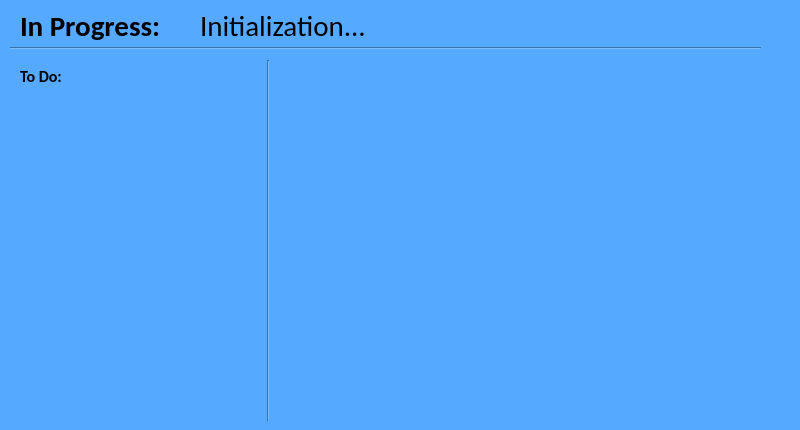
<?xml version="1.0" encoding="UTF-8"?>
<ui version="4.0">
 <class>Form</class>
 <widget class="QWidget" name="Form">
  <property name="geometry">
   <rect>
    <x>0</x>
    <y>0</y>
    <width>800</width>
    <height>430</height>
   </rect>
  </property>
  <property name="windowTitle">
   <string>Form</string>
  </property>
  <property name="styleSheet">
   <string notr="true">background-color: rgb(85, 170, 255);</string>
  </property>
  <widget class="QLabel" name="label">
   <property name="geometry">
    <rect>
     <x>20</x>
     <y>10</y>
     <width>321</width>
     <height>31</height>
    </rect>
   </property>
   <property name="font">
    <font>
     <family>Calibri</family>
     <pointsize>22</pointsize>
     <weight>75</weight>
     <bold>true</bold>
    </font>
   </property>
   <property name="text">
    <string>In Progress:</string>
   </property>
  </widget>
  <widget class="QLabel" name="measurementLabel">
   <property name="geometry">
    <rect>
     <x>200</x>
     <y>10</y>
     <width>571</width>
     <height>31</height>
    </rect>
   </property>
   <property name="font">
    <font>
     <family>Calibri</family>
     <pointsize>22</pointsize>
    </font>
   </property>
   <property name="text">
    <string>Initialization...</string>
   </property>
  </widget>
  <widget class="Line" name="line">
   <property name="geometry">
    <rect>
     <x>10</x>
     <y>40</y>
     <width>751</width>
     <height>16</height>
    </rect>
   </property>
   <property name="orientation">
    <enum>Qt::Horizontal</enum>
   </property>
  </widget>
  <widget class="Line" name="line_2">
   <property name="geometry">
    <rect>
     <x>260</x>
     <y>60</y>
     <width>16</width>
     <height>361</height>
    </rect>
   </property>
   <property name="orientation">
    <enum>Qt::Vertical</enum>
   </property>
  </widget>
  <widget class="QLabel" name="label_3">
   <property name="geometry">
    <rect>
     <x>20</x>
     <y>70</y>
     <width>47</width>
     <height>13</height>
    </rect>
   </property>
   <property name="font">
    <font>
     <family>Calibri</family>
     <pointsize>12</pointsize>
     <weight>75</weight>
     <bold>true</bold>
    </font>
   </property>
   <property name="text">
    <string>To Do:</string>
   </property>
  </widget>
  <widget class="QWidget" name="gridLayoutWidget">
   <property name="geometry">
    <rect>
     <x>10</x>
     <y>90</y>
     <width>251</width>
     <height>331</height>
    </rect>
   </property>
   <layout class="QGridLayout" name="gridLayout"/>
  </widget>
  <widget class="QWidget" name="gridLayoutWidget_2">
   <property name="geometry">
    <rect>
     <x>280</x>
     <y>60</y>
     <width>511</width>
     <height>361</height>
    </rect>
   </property>
   <layout class="QGridLayout" name="gridLayout_2"/>
  </widget>
 </widget>
 <resources/>
 <connections/>
</ui>
